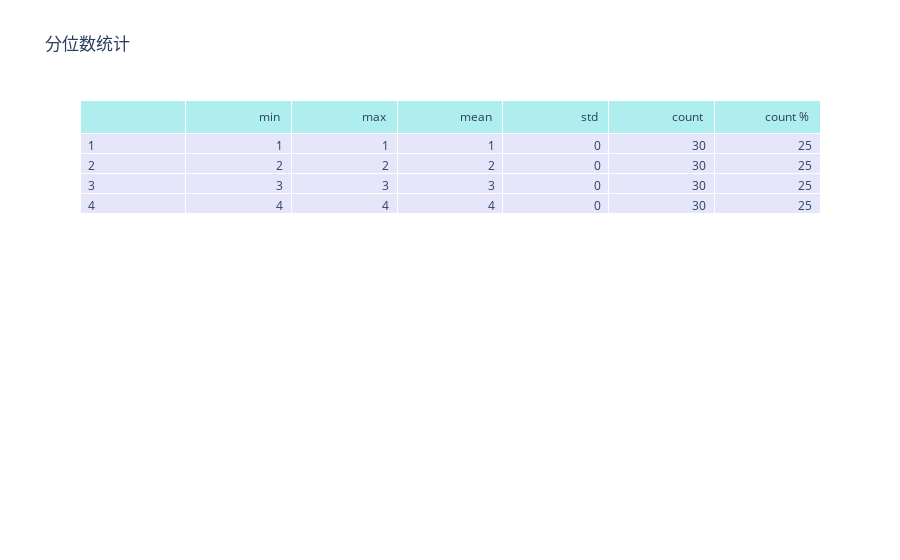

The cell this chart's notebook holds for it:
### Markdown cell above
# `create_full_tear_sheet`

### Code cell
create_full_tear_sheet(factor_data, long_short=False, group_neutral=False, by_group=False)

### Figure 1 — Plotly figure (JSON) as saved in the notebook; plotly's stock layout.template omitted (floating-point values rounded to 4 significant figures)
{"data": [{"cells": {"align": ["left", "right"], "fill": {"color": "lavender"}, "values": [[1, 2, 3, 4], [1, 2, 3, 4], [1, 2, 3, 4], [1, 2, 3, 4], [0, 0, 0, 0], [30, 30, 30, 30], [25, 25, 25, 25]]}, "header": {"align": ["left", "right"], "fill": {"color": "paleturquoise"}, "values": ["", "min <br>", "max <br>", "mean <br>", "std <br>", "count <br>", "count % <br>"]}, "type": "table"}], "layout": {"title": {"text": "分位数统计"}}}
